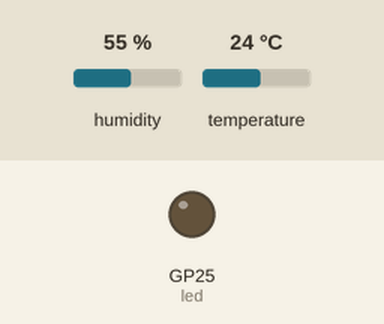
Bench run of a program on a simulated Raspberry Pi Pico running MicroPython. Parts: output pins drawn as LEDs (lit = HIGH). The inputs (shaded band) are chosen by the test bench; at power-on: humidity 55 %, temperature 24 °C. What the program prints to the serial console is not drawn.

Above: at 1.2 s.
1.3 s: humidity set to 69 %
4.0 s: humidity set to 72 %
At 4.8 s:
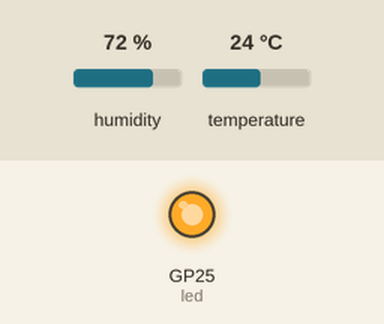
6.7 s: humidity set to 22 %
At 9.3 s:
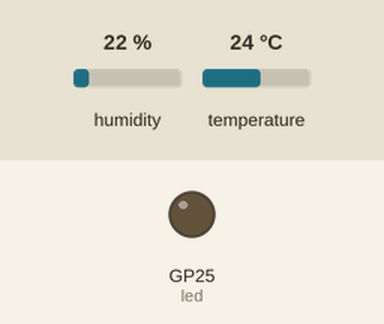
9.6 s: humidity set to 88 %
At 10.6 s:
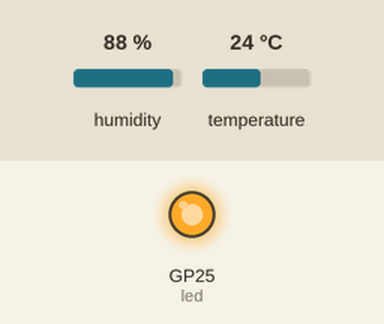
Timing chart, 0 to 12.6 s (numbered marks = the images above; inputs shaded):
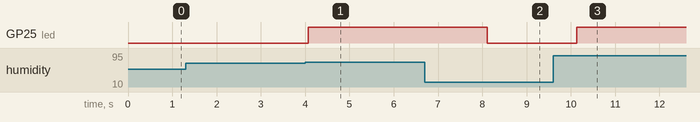

The program:

____________.py
```python
from machine import Pin
import dht
import time

led = Pin('LED', Pin.OUT)

senser = dht.DHT11(Pin(13))

while True:
    try:
        senser.measure()
        temp = senser.temperature()
        hum = senser.humidity()
        print('温度: {}°C  湿度: {}%'.format(temp, hum))

        if hum > 70:
            led.on()
        else:
            led.off()

    except OSError as e:
        print("センサーの読み取りに失敗しました:", e)

    time.sleep(2)
```

Measured:
- the behaviour switches between 70 and 71 % on humidity (found by bisection; images 0 and 1)
- after the input at 1.3 s, every drawn part: stays the same
- after the input at 4.0 s, GP25 (led): LOW → HIGH after 0.07 s
- after the input at 6.7 s, GP25 (led): HIGH → LOW after 1.4 s
- after the input at 9.6 s, GP25 (led): LOW → HIGH after 0.54 s
